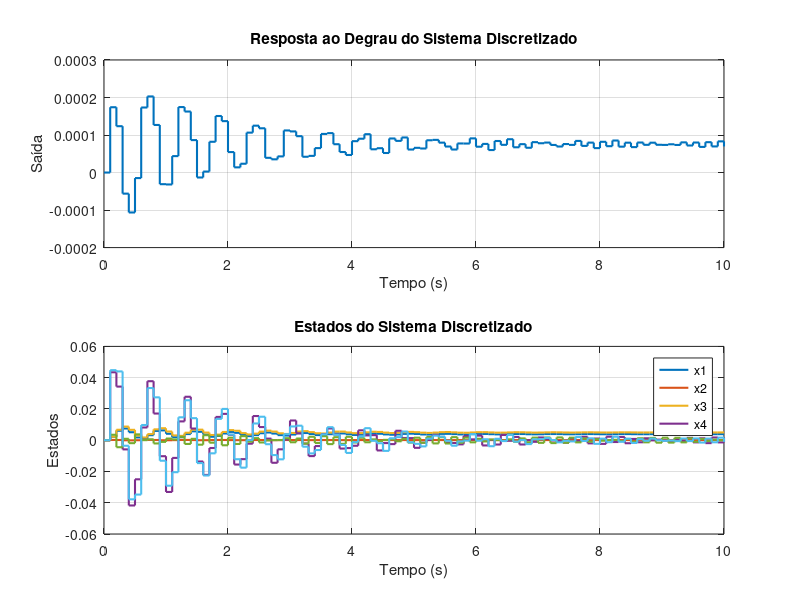
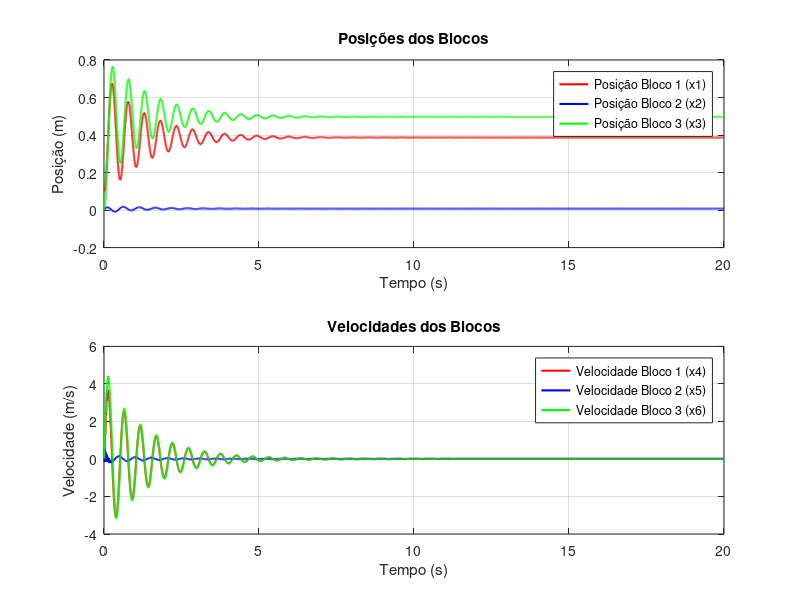

Source code (MATLAB) for these figures, in order:

% Definir as matrizes do sistema contínuo

c1 = 80;
c2 = c1;
c3 = c1;
c4 = c1;

k1 = 696;
k2 = 595;
k3 = 461;
k4 = 454;

m1 = 0.31;
m2 = 0.712;
m3 = 0.383;


% Definir as matrizes do sistema contínuo
A = [0   0    0    1    0   0;
     0   0    0    0    1   0;
     0   0    0    0    0   1;
     (k2-k1)/m1   -k2/m1    0    (c2-c1)/m1    -c2/m1   0;
     k2/m2   (k3-k2)/m2    -k3/m2    c2/m2    c3-c2/m2   -c3/m2;
     0   k3/m3    (k4-k3)/m3    0    c3/m3   (c4-c3)/m3];

B = [0;
     0;
     0;
     1/m2;
     0;
     0];

C = [0 1 0 0 0 0];

D = 0;

% Período de amostragem
T = 0.1;

% Matriz identidade
I = eye(size(A));

% Aplicar a transformada bilinear para obter as matrizes discretas
A_d = (I - (T/2) * A) \ (I + (T/2) * A);
B_d = (I - (T/2) * A) \ (T * B);

% C e D permanecem os mesmos
C_d = C;
D_d = D;

% Criar o sistema discreto no espaço de estados
sys_d = ss(A_d, B_d, C_d, D_d, T);

t = 0:T:10;
u = ones(size(t));
% Usar lsim para obter a resposta do sistema e os estados
[y, t, x] = lsim(sys_d, u, t);

% Plotar a resposta ao degrau
figure;
subplot(2, 1, 1);
stairs(t, y, 'LineWidth', 1.5);
title('Resposta ao Degrau do Sistema Discretizado');
xlabel('Tempo (s)');
ylabel('Saída');
grid on;

% Plotar os estados individuais
subplot(2, 1, 2);
stairs(t, x, 'LineWidth', 1.5);
title('Estados do Sistema Discretizado');
xlabel('Tempo (s)');
ylabel('Estados');
legend('x1', 'x2', 'x3', 'x4');
grid on;

%%


k1 = 696;
k2 = 595;
k3 = 461;
k4 = 454;

m1 = 0.31;
m2 = 0.712;
m3 = 0.383;


% Definir as matrizes do sistema contínuo
A = [0   0    0    1    0   0;
     0   0    0    0    1   0;
     0   0    0    0    0   1;
     (k2-k1)/m1   -k2/m1    0    (c2-c1)/m1    -c2/m1   0;
     k2/m2   (k3-k2)/m2    -k3/m2    c2/m2    c3-c2/m2   -c3/m2;
     0   k3/m3    (k4-k3)/m3    0    c3/m3   (c4-c3)/m3];

B = [0;
     0;
     0;
     1/m2;
     0;
     0];

C = [1 0 0 0 0 0];

D = 0;

% Período de amostragem
T = 0.001;

% Matriz identidade
I = eye(size(A));

% Aplicar a transformada bilinear para obter as matrizes discretas
A_d = (I - (T/2) * A) \ (I + (T/2) * A);
B_d = (I - (T/2) * A) \ (T * B);

% C e D permanecem os mesmos
C_d = C;
D_d = D;

% Criar o sistema discreto no espaço de estados
sys_d = ss(A_d, B_d, C_d, D_d, T);

% Vetor de tempo e entrada degrau
t = 0:T:20;
u = ones(size(t)) * 100;

% Simular a resposta do sistema discretizado

x_zero = [0.1; 0; 0; 0; 0; 0;];

[y, t, x] = lsim(sys_d, u, t, x_zero);

% Plotar as posições juntas em um gráfico
figure;
subplot(2, 1, 1);
stairs(t, x(:, 1), 'r', 'LineWidth', 1.5); hold on;
stairs(t, x(:, 2), 'b', 'LineWidth', 1.5); hold on;
stairs(t, x(:, 3), 'g', 'LineWidth', 1.5); 
title('Posições dos Blocos');
xlabel('Tempo (s)');
ylabel('Posição (m)');
legend('Posição Bloco 1 (x1)', 'Posição Bloco 2 (x2)', 'Posição Bloco 3 (x3)');
grid on;
hold off;

% Plotar as velocidades juntas em um gráfico
subplot(2, 1, 2);
stairs(t, x(:, 4), 'r', 'LineWidth', 1.5); hold on;
stairs(t, x(:, 5), 'b', 'LineWidth', 1.5); hold on;
stairs(t, x(:, 6), 'g', 'LineWidth', 1.5);
title('Velocidades dos Blocos');
xlabel('Tempo (s)');
ylabel('Velocidade (m/s)');
legend('Velocidade Bloco 1 (x4)', 'Velocidade Bloco 2 (x5)', 'Velocidade Bloco 3 (x6)');
grid on;
hold off;
